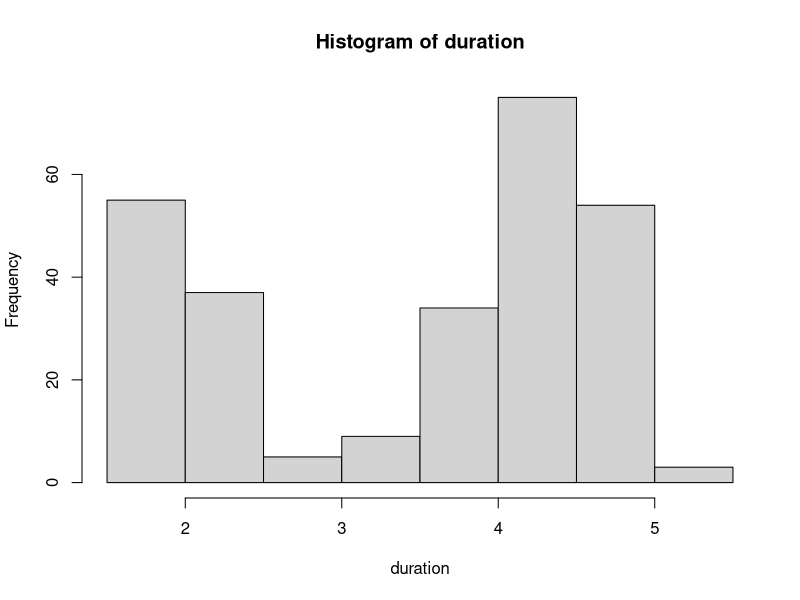
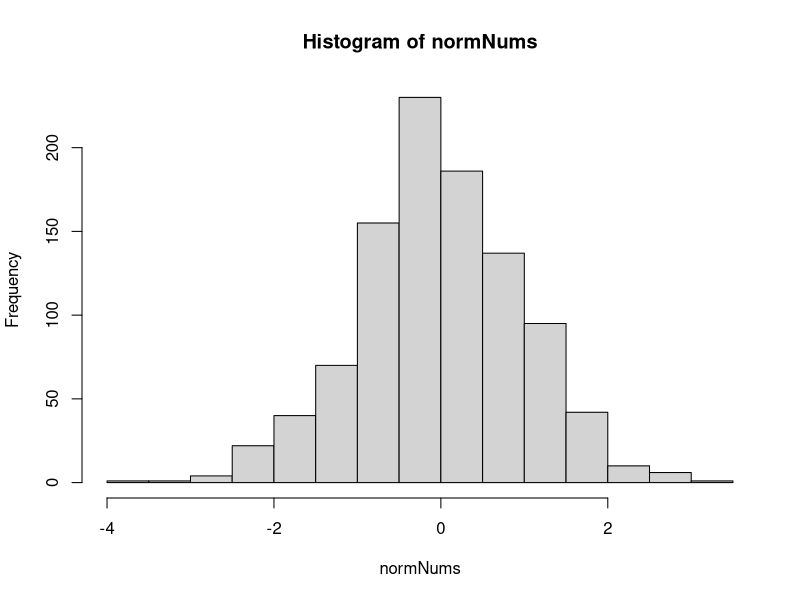

Generate these figures, in order, with R:
library(e1071)                    # load e1071 
duration = faithful$eruptions     # eruption durations 
hist(duration)
print(paste("The skew in the duration of eruptions is",
            skewness(duration)))  
normNums = rnorm(1000)
hist(normNums)
print(paste("The skew in the normal numbers is",
            skewness(normNums)))